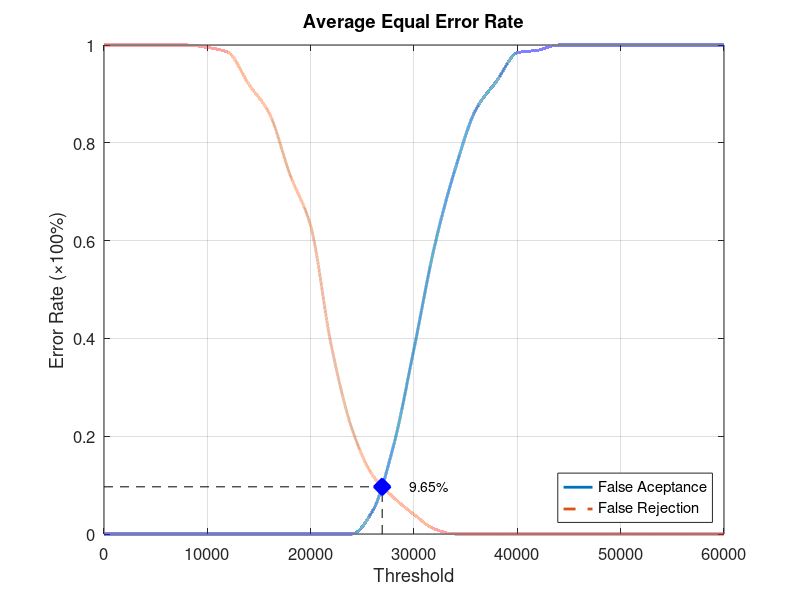
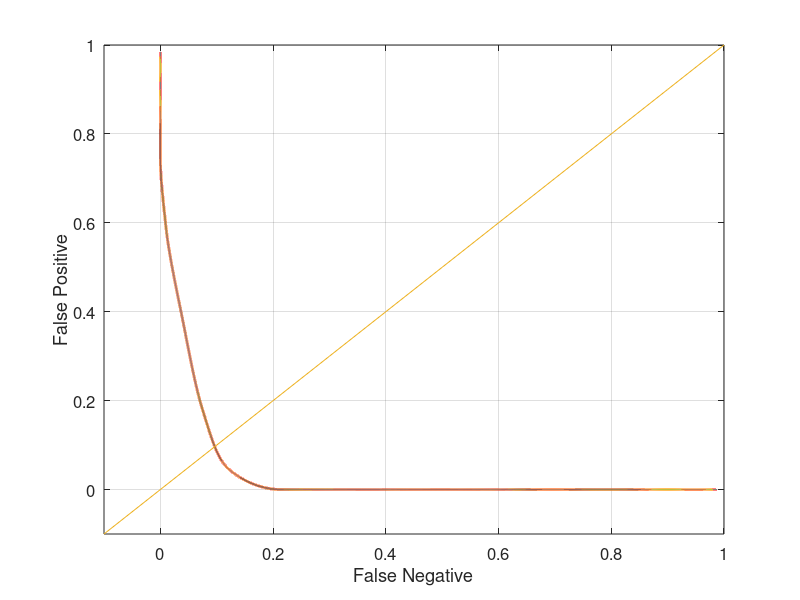

Write MATLAB code to recreate these figures, in order.
function yEER = Database5_4
close all;
clear;
clc;
x = 0:2000:60000;
xq = 0:0.5:60000;

y0 = [0 0 0 0 0 0 0 0 0 0 0 0 0 0.0473684 0.178947 0.378947 0.589474 0.747368 0.868421 0.926316 0.984211 0.989474 1 1 1 1 1 1 1 1 1];
yy0 = interp1(x, y0, xq, 'pchip');
y1 = [1 1 1 1 1 0.995 0.985 0.92 0.86 0.735 0.63 0.385 0.215 0.12 0.075 0.04 0.01 0 0 0 0 0 0 0 0 0 0 0 0 0 0];
yy1 = interp1(x, y1, xq, 'pchip');

% Calculating EER: 
y2 = abs(y0 - y1);
find(y2 == min(y2))
yy2 = abs(yy0 - yy1);
xEER = find(yy2 == min(yy2));
xEERIndex = xq(xEER) % X-axis EER
yEER = yy0(xEER) % Y-axis EER

main = figure
plot(xq, yy0,'-','LineWidth', 2);	hold on
plot(xq, yy1,'--','LineWidth', 2);	hold on
plot([xEERIndex xEERIndex], [0 yEER], 'k--');	hold on
plot([0 xEERIndex], [yEER yEER], 'k--');	hold on
plot(xEERIndex, yEER, 'bx', 'LineWidth', 10);	hold on
text(xEERIndex + 10 * xEERIndex / 100, yEER, [num2str(round((10000 * yEER)) / 100) '%'])
legend('False Aceptance', 'False Rejection', 'Location', 'SouthEast')
xlabel('Threshold')
ylabel('Error Rate (\times100%)')
title('Average Equal Error Rate')
set(gca, 'FontSize', 12)
axis([0 60000 0 1])
grid on

print(main, 'Database5_4Main', '-dpng');
FNRxFPR = figure('Color', [1 1 1]);
plot(yy1, yy0, '-', yy1, yy0, 'LineWidth', 2);
hold on
y = -0.1:0.1:1
plot(y, y); 
set(gca, 'FontSize', 12)
xlabel('False Negative')
ylabel('False Positive')
axis([-0.1 1 -0.1 1])
set(gca, 'FontSize', 12)
grid on

print(FNRxFPR, 'Database5_4FNRxFPR','-dpng');
end
